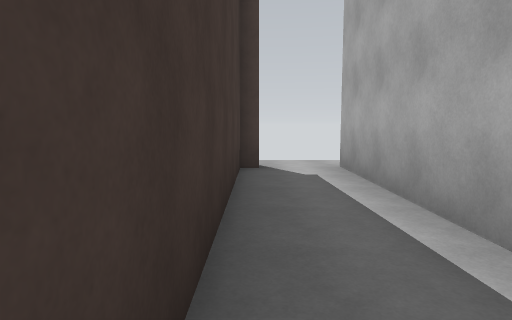
View 1 (above)

16 first-person views from a walk through a Unity game level. The camera is 1.5 m above the floor, tilts 6° down and sees 75° across. The floor is counted in squares, 2 m on a side. Each view is taken from the middle of a square. On the plan, view 1 faces up. The plan holds only what a view shows up to about 11 squares ahead; the rest is blank. The place goes on beyond the plan. The player character is not drawn. Some animated figures are left out. Surface patterns are stand-ins for the level's own textures.

View 2
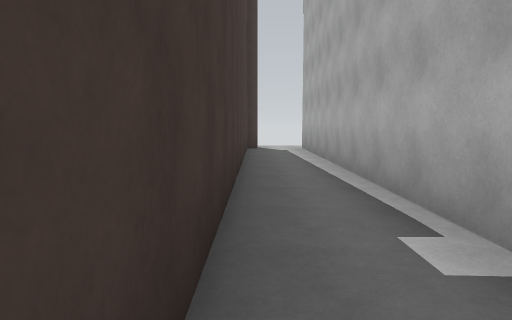

View 3
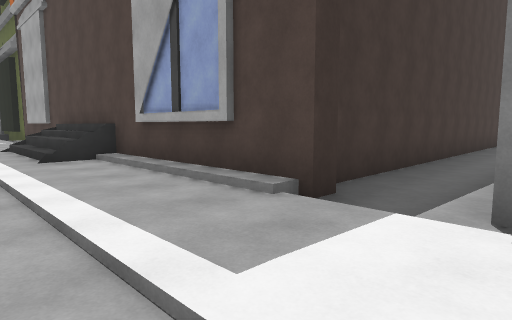

View 4
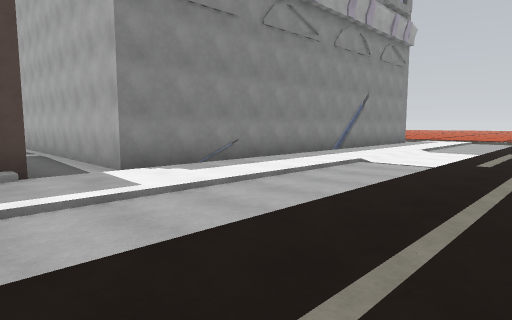

View 5
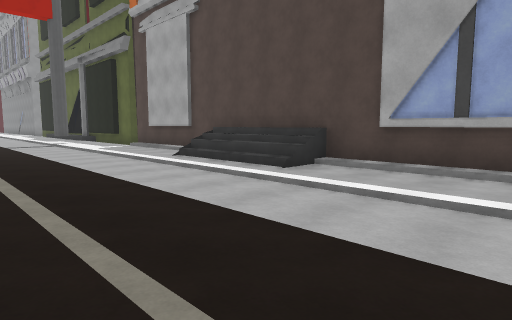

View 6
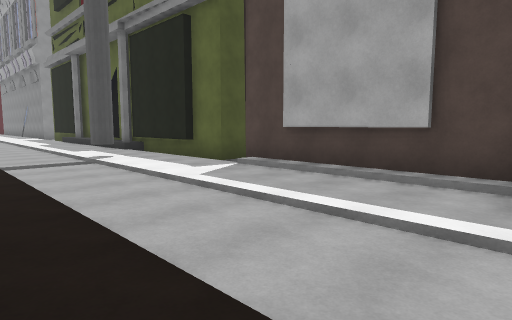

View 7
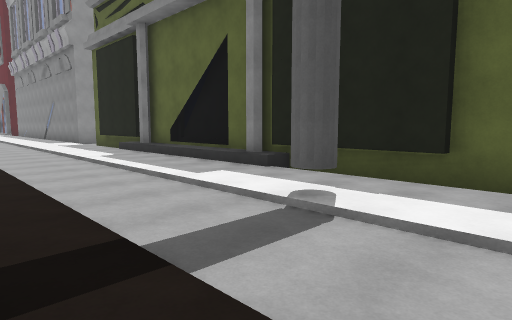

View 8
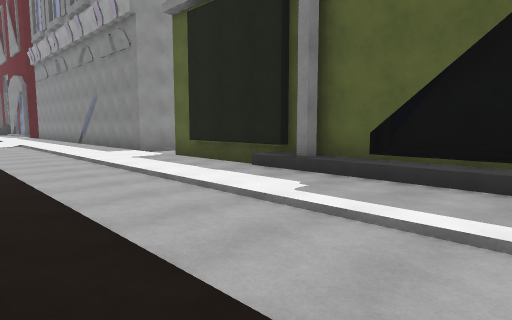

View 9
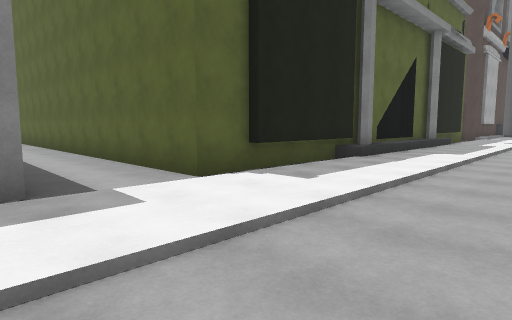

View 10
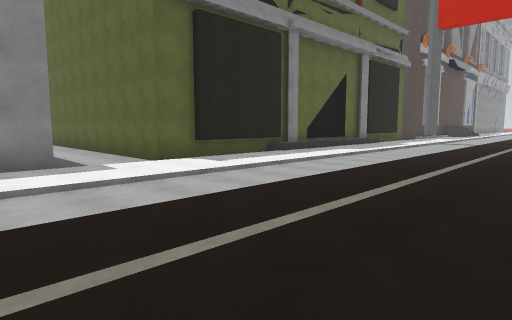

View 11
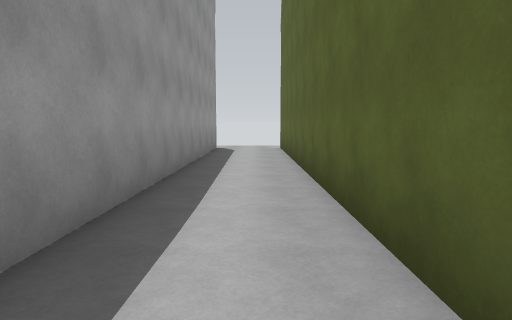

View 12
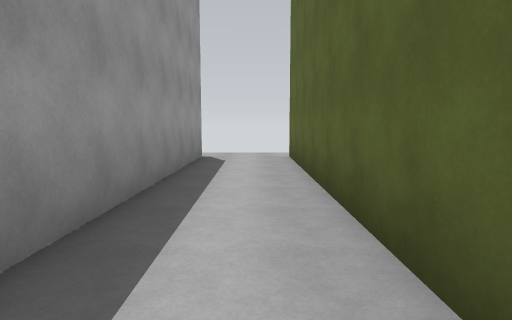

View 13
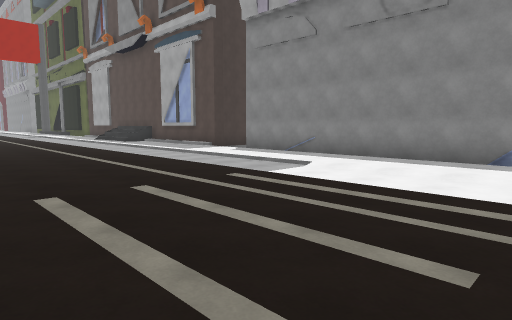

View 14
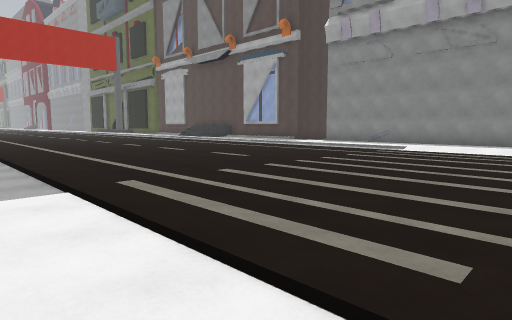

View 15
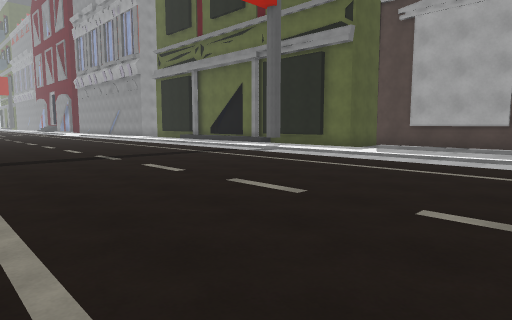

View 16
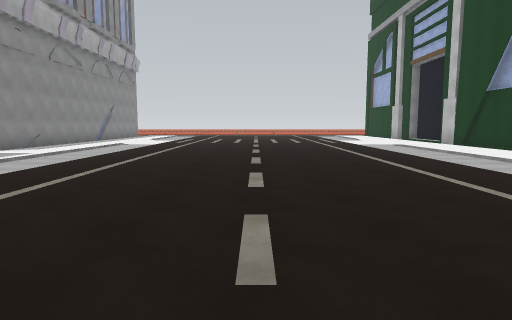

### Floor plan
Key: @ floor where view 1 was taken; # wall or solid block; . main floor; - floor 0.25 m lower than the main floor; / step, stairs or slope; B building.
Columns run from 32 left of view 1 to 10 right of it. Each row starts with its distance up from view 1.
  7   ---                           ---
  6 BB--#                          ##-B
  5   --#                          #--#
  4   --#                          #--#
  3   --#                          #--#
  2   --#                          #--#
  1   --#                          #--#
  0   --#                          #@-#
 -1   --#                          #--#
 -2   --#                          #--#
 -3   --#                          #--#
 -4   --#                          #--#
 -5   --#                          #--#
 -6   --#                          #--#
 -7   --#     ###                  #--##
 -8 BB--#######/#####################-B#######
 -9  .......................////..............
-10 ................#.......////...............
-11 -------------------------------------------
-12 ///////////////////////////////////////////
-13 ...........................................
-14 ...........   ..........  .................
-15 .....        ..............................
-16             ...............................
-17             ...............................
-18               ........... .................
-19                     .....  ................
-20                              //////////////
-21                               ------  -----
-22                                .....
-23                                  ...
-24                                    #

Where each view was taken, in squares from view 1:
view 1: 0 up, 0 right, facing up
view 2: 5 down, 0 right, facing up
view 3: 11 down, 2 right, facing up-left
view 4: 14 down, 1 left, facing up-right
view 5: 14 down, 1 left, facing up-left
view 6: 13 down, 8 left, facing up-left
view 7: 13 down, 14 left, facing up-left
view 8: 13 down, 20 left, facing up-left
view 9: 12 down, 31 left, facing up-right
view 10: 15 down, 32 left, facing up-right
view 11: 5 down, 29 left, facing up
view 12: 2 down, 29 left, facing up
view 13: 16 down, 10 right, facing up-left
view 14: 21 down, 10 right, facing up-left
view 15: 19 down, 8 left, facing up-left
view 16: 16 down, 8 left, facing right
